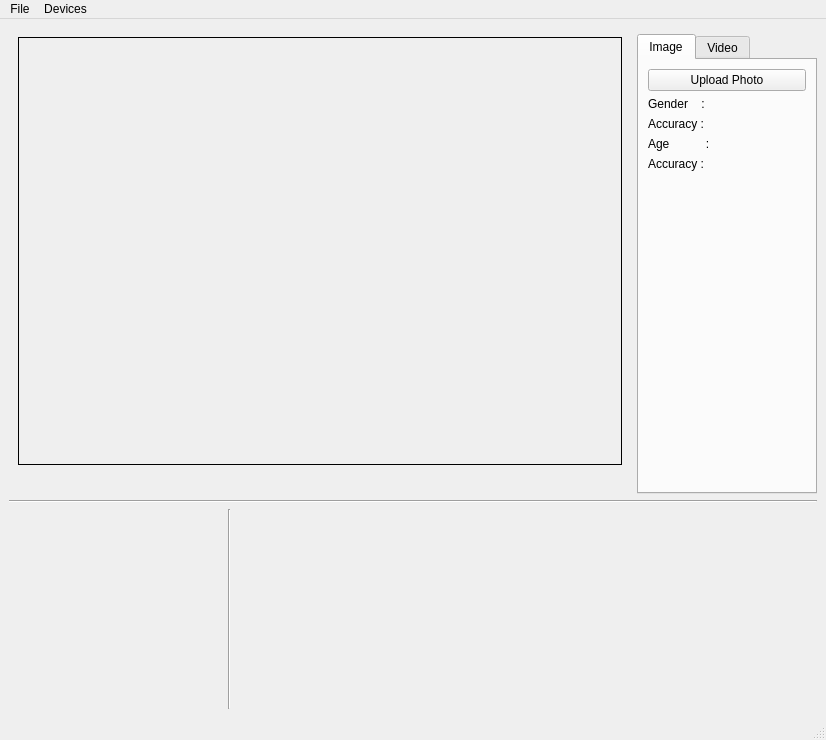
<?xml version="1.0" encoding="UTF-8"?>
<ui version="4.0">
 <class>AgeGender</class>
 <widget class="QMainWindow" name="AgeGender">
  <property name="geometry">
   <rect>
    <x>0</x>
    <y>0</y>
    <width>826</width>
    <height>740</height>
   </rect>
  </property>
  <property name="windowTitle">
   <string>Age and Gender estimation</string>
  </property>
  <widget class="QWidget" name="centralwidget">
   <layout class="QGridLayout" name="gridLayout_3">
    <item row="3" column="0" colspan="3">
     <widget class="Line" name="line">
      <property name="orientation">
       <enum>Qt::Horizontal</enum>
      </property>
     </widget>
    </item>
    <item row="1" column="0" rowspan="2">
     <widget class="QStackedWidget" name="stackedWidget">
      <property name="sizePolicy">
       <sizepolicy hsizetype="Preferred" vsizetype="Preferred">
        <horstretch>1</horstretch>
        <verstretch>0</verstretch>
       </sizepolicy>
      </property>
      <property name="palette">
       <palette>
        <active>
         <colorrole role="Base">
          <brush brushstyle="SolidPattern">
           <color alpha="255">
            <red>255</red>
            <green>255</green>
            <blue>255</blue>
           </color>
          </brush>
         </colorrole>
         <colorrole role="Window">
          <brush brushstyle="SolidPattern">
           <color alpha="255">
            <red>145</red>
            <green>145</green>
            <blue>145</blue>
           </color>
          </brush>
         </colorrole>
        </active>
        <inactive>
         <colorrole role="Base">
          <brush brushstyle="SolidPattern">
           <color alpha="255">
            <red>255</red>
            <green>255</green>
            <blue>255</blue>
           </color>
          </brush>
         </colorrole>
         <colorrole role="Window">
          <brush brushstyle="SolidPattern">
           <color alpha="255">
            <red>145</red>
            <green>145</green>
            <blue>145</blue>
           </color>
          </brush>
         </colorrole>
        </inactive>
        <disabled>
         <colorrole role="Base">
          <brush brushstyle="SolidPattern">
           <color alpha="255">
            <red>145</red>
            <green>145</green>
            <blue>145</blue>
           </color>
          </brush>
         </colorrole>
         <colorrole role="Window">
          <brush brushstyle="SolidPattern">
           <color alpha="255">
            <red>145</red>
            <green>145</green>
            <blue>145</blue>
           </color>
          </brush>
         </colorrole>
        </disabled>
       </palette>
      </property>
      <property name="currentIndex">
       <number>1</number>
      </property>
      <widget class="QWidget" name="viewfinderPage">
       <layout class="QGridLayout" name="gridLayout_5">
        <item row="0" column="0">
         <widget class="QCameraViewfinder" name="viewfinder" native="true"/>
        </item>
       </layout>
      </widget>
      <widget class="QWidget" name="previewPage">
       <layout class="QGridLayout" name="gridLayout_4">
        <item row="0" column="0">
         <widget class="QLabel" name="imagePreview">
          <property name="sizePolicy">
           <sizepolicy hsizetype="Preferred" vsizetype="MinimumExpanding">
            <horstretch>0</horstretch>
            <verstretch>0</verstretch>
           </sizepolicy>
          </property>
          <property name="minimumSize">
           <size>
            <width>400</width>
            <height>400</height>
           </size>
          </property>
          <property name="frameShape">
           <enum>QFrame::Box</enum>
          </property>
          <property name="text">
           <string/>
          </property>
         </widget>
        </item>
        <item row="1" column="0">
         <widget class="QLabel" name="message">
          <property name="text">
           <string/>
          </property>
         </widget>
        </item>
       </layout>
      </widget>
     </widget>
    </item>
    <item row="2" column="1" colspan="2">
     <widget class="QTabWidget" name="captureWidget">
      <property name="sizePolicy">
       <sizepolicy hsizetype="MinimumExpanding" vsizetype="MinimumExpanding">
        <horstretch>0</horstretch>
        <verstretch>0</verstretch>
       </sizepolicy>
      </property>
      <property name="minimumSize">
       <size>
        <width>180</width>
        <height>400</height>
       </size>
      </property>
      <property name="currentIndex">
       <number>0</number>
      </property>
      <widget class="QWidget" name="tab_2">
       <attribute name="title">
        <string>Image</string>
       </attribute>
       <layout class="QGridLayout" name="gridLayout">
        <item row="0" column="0">
         <widget class="QPushButton" name="uploadImage">
          <property name="text">
           <string>Upload Photo</string>
          </property>
         </widget>
        </item>
        <item row="9" column="0">
         <spacer name="verticalSpacer_2">
          <property name="orientation">
           <enum>Qt::Vertical</enum>
          </property>
          <property name="sizeHint" stdset="0">
           <size>
            <width>20</width>
            <height>161</height>
           </size>
          </property>
         </spacer>
        </item>
        <item row="1" column="0">
         <widget class="QLabel" name="ImGender">
          <property name="text">
           <string>Gender    :</string>
          </property>
         </widget>
        </item>
        <item row="3" column="0">
         <widget class="QLabel" name="ImAge">
          <property name="text">
           <string>Age           :</string>
          </property>
         </widget>
        </item>
        <item row="4" column="0">
         <widget class="QLabel" name="ImAgeAcc">
          <property name="text">
           <string>Accuracy :</string>
          </property>
         </widget>
        </item>
        <item row="2" column="0">
         <widget class="QLabel" name="ImGenderAcc">
          <property name="text">
           <string>Accuracy :</string>
          </property>
         </widget>
        </item>
       </layout>
      </widget>
      <widget class="QWidget" name="tab">
       <attribute name="title">
        <string>Video</string>
       </attribute>
       <layout class="QGridLayout" name="gridLayout_2">
        <item row="5" column="0">
         <spacer name="verticalSpacer">
          <property name="orientation">
           <enum>Qt::Vertical</enum>
          </property>
          <property name="sizeHint" stdset="0">
           <size>
            <width>20</width>
            <height>40</height>
           </size>
          </property>
         </spacer>
        </item>
        <item row="0" column="0">
         <widget class="QPushButton" name="startCamera">
          <property name="text">
           <string>Start</string>
          </property>
         </widget>
        </item>
        <item row="4" column="0">
         <widget class="QLabel" name="VageAcc">
          <property name="text">
           <string>Accuracy :</string>
          </property>
         </widget>
        </item>
        <item row="3" column="0">
         <widget class="QLabel" name="ageValue">
          <property name="text">
           <string>Age           :</string>
          </property>
         </widget>
        </item>
        <item row="1" column="0">
         <widget class="QLabel" name="genderValue">
          <property name="text">
           <string>Gender    :</string>
          </property>
         </widget>
        </item>
        <item row="2" column="0">
         <widget class="QLabel" name="VgenderAcc">
          <property name="text">
           <string>Accuracy :</string>
          </property>
         </widget>
        </item>
       </layout>
      </widget>
     </widget>
    </item>
    <item row="5" column="0" rowspan="2" colspan="3">
     <layout class="QHBoxLayout" name="horizontalLayout">
      <item>
       <widget class="genderWidget" name="genderWidget" native="true">
        <property name="minimumSize">
         <size>
          <width>205</width>
          <height>200</height>
         </size>
        </property>
       </widget>
      </item>
      <item>
       <spacer name="horizontalSpacer">
        <property name="orientation">
         <enum>Qt::Horizontal</enum>
        </property>
        <property name="sizeHint" stdset="0">
         <size>
          <width>58</width>
          <height>20</height>
         </size>
        </property>
       </spacer>
      </item>
      <item>
       <widget class="Line" name="line_2">
        <property name="orientation">
         <enum>Qt::Vertical</enum>
        </property>
       </widget>
      </item>
      <item>
       <widget class="ageWidget" name="ageWidget" native="true">
        <property name="minimumSize">
         <size>
          <width>580</width>
          <height>200</height>
         </size>
        </property>
       </widget>
      </item>
     </layout>
    </item>
   </layout>
  </widget>
  <widget class="QMenuBar" name="menubar">
   <property name="geometry">
    <rect>
     <x>0</x>
     <y>0</y>
     <width>826</width>
     <height>25</height>
    </rect>
   </property>
   <widget class="QMenu" name="menuFile">
    <property name="title">
     <string>File</string>
    </property>
    <addaction name="actionStartCamera"/>
    <addaction name="actionStopCamera"/>
    <addaction name="separator"/>
    <addaction name="actionSettings"/>
    <addaction name="separator"/>
    <addaction name="actionExit"/>
   </widget>
   <widget class="QMenu" name="menuDevices">
    <property name="title">
     <string>Devices</string>
    </property>
   </widget>
   <addaction name="menuFile"/>
   <addaction name="menuDevices"/>
  </widget>
  <widget class="QStatusBar" name="statusbar"/>
  <action name="actionExit">
   <property name="text">
    <string>Exit</string>
   </property>
  </action>
  <action name="actionStartCamera">
   <property name="text">
    <string>Start Camera</string>
   </property>
  </action>
  <action name="actionStopCamera">
   <property name="text">
    <string>Stop Camera</string>
   </property>
  </action>
  <action name="actionSettings">
   <property name="text">
    <string>Settings</string>
   </property>
  </action>
 </widget>
 <customwidgets>
  <customwidget>
   <class>QCameraViewfinder</class>
   <extends>QWidget</extends>
   <header>PyQt5.QtMultimediaWidgets</header>
   <container>1</container>
  </customwidget>
  <customwidget>
   <class>genderWidget</class>
   <extends>QWidget</extends>
   <header>genderwidget.h</header>
   <container>1</container>
  </customwidget>
  <customwidget>
   <class>ageWidget</class>
   <extends>QWidget</extends>
   <header>agewidget.h</header>
   <container>1</container>
  </customwidget>
 </customwidgets>
 <resources/>
 <connections>
  <connection>
   <sender>actionExit</sender>
   <signal>triggered()</signal>
   <receiver>AgeGender</receiver>
   <slot>close()</slot>
   <hints>
    <hint type="sourcelabel">
     <x>-1</x>
     <y>-1</y>
    </hint>
    <hint type="destinationlabel">
     <x>154</x>
     <y>130</y>
    </hint>
   </hints>
  </connection>
  <connection>
   <sender>actionSettings</sender>
   <signal>triggered()</signal>
   <receiver>AgeGender</receiver>
   <slot>configureCaptureSettings()</slot>
   <hints>
    <hint type="sourcelabel">
     <x>-1</x>
     <y>-1</y>
    </hint>
    <hint type="destinationlabel">
     <x>333</x>
     <y>210</y>
    </hint>
   </hints>
  </connection>
  <connection>
   <sender>actionStartCamera</sender>
   <signal>triggered()</signal>
   <receiver>AgeGender</receiver>
   <slot>startCamera()</slot>
   <hints>
    <hint type="sourcelabel">
     <x>-1</x>
     <y>-1</y>
    </hint>
    <hint type="destinationlabel">
     <x>333</x>
     <y>210</y>
    </hint>
   </hints>
  </connection>
  <connection>
   <sender>actionStopCamera</sender>
   <signal>triggered()</signal>
   <receiver>AgeGender</receiver>
   <slot>stopCamera()</slot>
   <hints>
    <hint type="sourcelabel">
     <x>-1</x>
     <y>-1</y>
    </hint>
    <hint type="destinationlabel">
     <x>333</x>
     <y>210</y>
    </hint>
   </hints>
  </connection>
  <connection>
   <sender>uploadImage</sender>
   <signal>clicked()</signal>
   <receiver>AgeGender</receiver>
   <slot>takeImage()</slot>
   <hints>
    <hint type="sourcelabel">
     <x>625</x>
     <y>132</y>
    </hint>
    <hint type="destinationlabel">
     <x>603</x>
     <y>169</y>
    </hint>
   </hints>
  </connection>
 </connections>
 <slots>
  <slot>record()</slot>
  <slot>pause()</slot>
  <slot>stop()</slot>
  <slot>enablePreview(bool)</slot>
  <slot>configureCaptureSettings()</slot>
  <slot>takeImage()</slot>
  <slot>startCamera()</slot>
  <slot>toggleLock()</slot>
  <slot>setMuted(bool)</slot>
  <slot>stopCamera()</slot>
  <slot>setExposureCompensation(int)</slot>
 </slots>
</ui>
